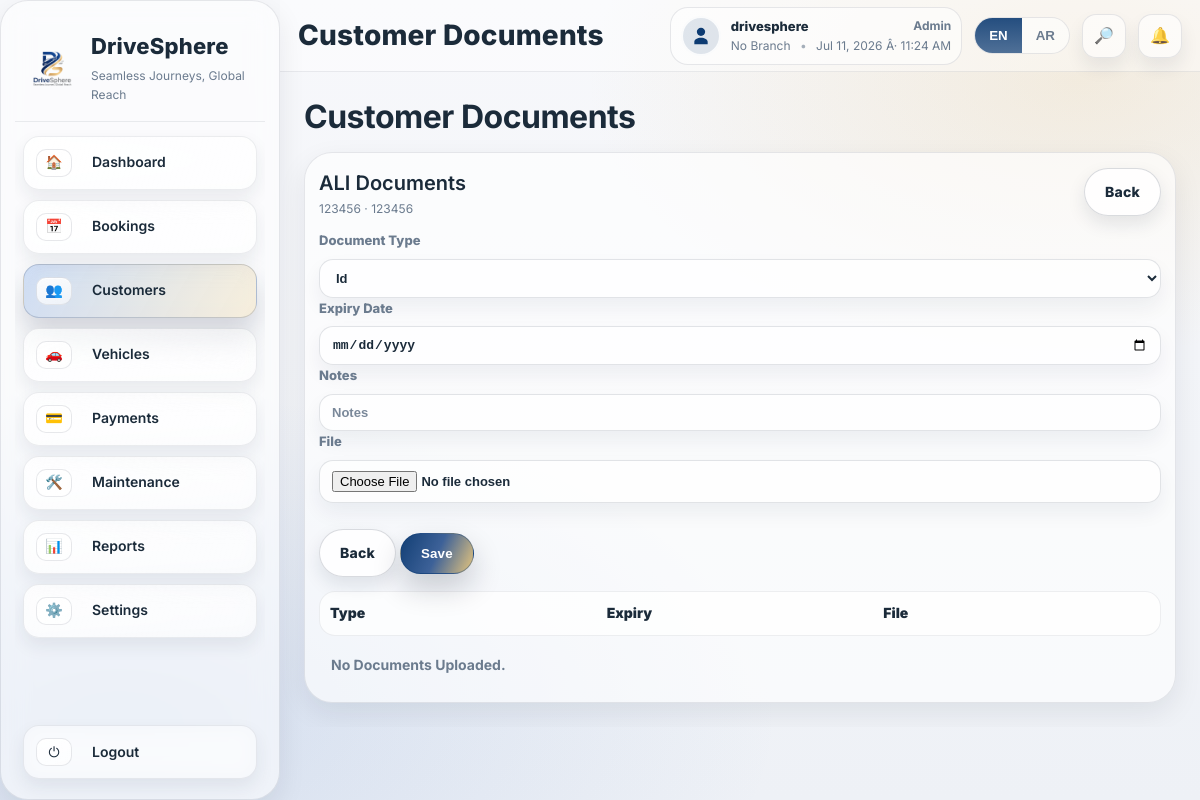
Screenshot of /customers/1/documents/ (signed in) with the database file from the repository.
### apps/settings_app/models.py (models this page shows, shortened)
class BusinessProfile(TimeStampedModel):
    business_name = models.CharField(max_length=200, blank=True, default="")
    short_code = models.CharField(max_length=10, blank=True, default="")
    business_name_ar = models.CharField(max_length=200, blank=True, default="")
    commercial_registration_number = models.CharField(max_length=100, blank=True, default="")
    vat_no = models.CharField(max_length=100, blank=True, default="")
    address = models.CharField(max_length=300, blank=True, default="")
    address_ar = models.CharField(max_length=300, blank=True, default="")
    phone_number = models.CharField(max_length=60, blank=True, default="")
    phone_number_ar = models.CharField(max_length=60, blank=True, default="")
    email = models.EmailField(blank=True, default="")
    email_ar = models.EmailField(blank=True, default="")
    website = models.CharField(max_length=200, blank=True, default="")
    website_ar = models.CharField(max_length=200, blank=True, default="")
    currency_code = models.CharField(max_length=10, blank=True, default="OMR")
    currency_symbol = models.CharField(max_length=10, blank=True, default="﷼")
    exchange_rates = models.JSONField(blank=True, default=dict)
    exchange_rates_updated_at = models.DateTimeField(null=True, blank=True)
    logo = models.ImageField(upload_to="business/logo/", null=True, blank=True)
    class Meta:
        verbose_name = "Business Profile"
        verbose_name_plural = "Business Profile"
    @classmethod
    def get_solo(cls):
        obj = cls.objects.first()
        if not obj:
            obj = cls.objects.create()
        return obj

### apps/accounts/models.py (models this page shows, shortened)
class User(AbstractUser, TimeStampedModel):
    LANGUAGE_CHOICES = (
        ("en", "English"),
        ("ar", "Arabic"),
    )
    username = models.CharField(max_length=150, unique=True, null=True, blank=True)
    email = models.EmailField(unique=True)
    phone_number = models.CharField(max_length=30, blank=True, default="")
    nationality = models.CharField(max_length=60, blank=True, default="")
    role = models.ForeignKey(Role, on_delete=models.SET_NULL, null=True, blank=True)
    default_branch = models.ForeignKey(Branch, on_delete=models.SET_NULL, null=True, blank=True)
    preferred_language = models.CharField(max_length=2, choices=LANGUAGE_CHOICES, default="en")
    USERNAME_FIELD = "email"
    REQUIRED_FIELDS = ["username"]
    objects = UserManager()

class Role(TimeStampedModel):
    ROLE_CHOICES = (
        ("ADMIN", "Admin"),
        ("MANAGER", "Manager"),
        ("AGENT", "Agent"),
        ("MECHANIC", "Mechanic"),
        ("ACCOUNTANT", "Accountant"),
        ("VIEWER", "Viewer"),
    )
    code = models.CharField(max_length=30, choices=ROLE_CHOICES, unique=True)
    name = models.CharField(max_length=60)

### apps/customers/models.py (models this page shows, shortened)
class Customer(TimeStampedModel):
    ID_TYPE_CHOICES = (
        ("PASSPORT", "Passport"),
        ("ID", "Id"),
        ("LICENSE", "License"),
    )
    name = models.CharField(max_length=140)
    id_type = models.CharField(max_length=20, choices=ID_TYPE_CHOICES, default="ID")
    id_number = models.CharField(max_length=80, blank=True, default="")
    phone_number = models.CharField(max_length=40, blank=True, default="")
    email = models.EmailField(blank=True, default="")
    address = models.CharField(max_length=300, blank=True, default="")
    license_number = models.CharField(max_length=80, blank=True, default="")
    license_issuer = models.CharField(max_length=80, blank=True, default="")
    license_issue_date = models.DateField(null=True, blank=True)
    license_expiry_date = models.DateField(null=True, blank=True)
    notes = models.TextField(blank=True, default="")
    is_active = models.BooleanField(default=True)
    class Meta:
        ordering = ["name"]

### apps/customers/views.py (the view, shortened to what this page needs)
# urls.py: path("customers/<int:customer_id>/documents/", views.customer_documents_page, name="customer_documents_page"),
@login_required
def customer_documents_page(request, customer_id: int):
    if not has_perm(request.user, "customers.view"):
        return render(request, "errors/403.html", status=403)
    customer = get_object_or_404(Customer, id=customer_id)
    error = ""
    context = {
        "title": "Customer Documents",
        "page_title": "Customer Documents",
        "customer": customer,
        "error": error,
    }
    return render(request, "customers/customer_documents.html", context)

### templates/customers/customer_documents.html (shortened to what this page needs)
{% extends "base/_app_shell.html" %}
{% load permissions_tags %}
{% block heading %}{% if request.session.ui_lang == 'ar' %}مستندات العميل{% else %}Customer Documents{% endif %}{% endblock %}
{% block content %}
  <div class="ds-card ds-card--wide">
    <div class="ds-card__head">
      <div>
        <div class="ds-card__title">{{ customer.name }} {% if request.session.ui_lang == 'ar' %}مستندات{% else %}Documents{% endif %}</div>
        <div class="ds-card__sub">{{ customer.phone_number|default:"-" }} · {{ customer.id_number|default:"-" }}</div>
      </div>
      <a class="ds-btn ds-btn--ghost" href="/customers/">{% if request.session.ui_lang == 'ar' %}رجوع{% else %}Back{% endif %}</a>
    </div>
    {% if request.user|has_perm:'customers.manage' %}
      <form method="post" enctype="multipart/form-data" class="ds-form" style="margin-top:12px;">
        <div class="ds-formGrid">
          <div class="ds-field">
            <label class="ds-label">{% if request.session.ui_lang == 'ar' %}نوع المستند{% else %}Document Type{% endif %}</label>
              <select class="ds-input" name="doc_type">
                <option value="ID">{% if request.session.ui_lang == 'ar' %}هوية{% else %}Id{% endif %}</option>
              </select>
          </div>
            <div class="ds-field">
              <label class="ds-label">{% if request.session.ui_lang == 'ar' %}تاريخ الانتهاء{% else %}Expiry Date{% endif %}</label>
              <input class="ds-input" name="expiry_date" type="date">
            </div>
            <div class="ds-field" style="grid-column:1/-1;">
              <label class="ds-label">{% if request.session.ui_lang == 'ar' %}ملاحظات{% else %}Notes{% endif %}</label>
              <input class="ds-input" name="notes" placeholder="{% if request.session.ui_lang == 'ar' %}ملاحظات{% else %}Notes{% endif %}">
            </div>
            <div class="ds-field" style="grid-column:1/-1;">
              <label class="ds-label">{% if request.session.ui_lang == 'ar' %}ملف{% else %}File{% endif %}</label>
              <input class="ds-input" name="file" type="file" required>
            </div>
        </div>
        <div class="ds-wizard__actions" style="margin-top:12px;">
            <a class="ds-btn ds-btn--ghost" href="/customers/">{% if request.session.ui_lang == 'ar' %}رجوع{% else %}Back{% endif %}</a>
            <button class="ds-btn ds-btn--primary" type="submit">{% if request.session.ui_lang == 'ar' %}حفظ{% else %}Save{% endif %}</button>
        </div>
      </form>
    {% endif %}
    <div style="margin-top: 14px;" class="ds-table">
      <div class="ds-table__row ds-table__row--head" style="grid-template-columns: 1fr 1fr 1fr;">
        <div>{% if request.session.ui_lang == 'ar' %}النوع{% else %}Type{% endif %}</div><div>{% if request.session.ui_lang == 'ar' %}انتهاء{% else %}Expiry{% endif %}</div><div>{% if request.session.ui_lang == 'ar' %}ملف{% else %}File{% endif %}</div>
      </div>
      {% for d in customer.documents.all %}
        <div class="ds-table__row" style="grid-template-columns: 1fr 1fr 1fr;">
          <div>{{ d.get_doc_type_display }}</div>
          <div>{{ d.expiry_date|default:"-" }}</div>
          <div><a class="ds-link" href="{{ d.file.url }}" target="_blank">{% if request.session.ui_lang == 'ar' %}فتح{% else %}Open{% endif %}</a></div>
        </div>
      {% empty %}
        <div class="ds-muted" style="padding: 12px;">{% if request.session.ui_lang == 'ar' %}لا توجد مستندات مرفوعة.{% else %}No Documents Uploaded.{% endif %}</div>
      {% endfor %}
    </div>
  </div>
{% endblock %}

### templates/base/_app_shell.html (shortened to what this page needs)
{% load static %}
{% with ui_lang=request.session.ui_lang|default:request.user.preferred_language|default:"en" %}
<!DOCTYPE html>
<html lang="{{ ui_lang }}" dir="{% if ui_lang == 'ar' %}rtl{% else %}ltr{% endif %}">
<head>
  <link rel="stylesheet" href="{% static 'css/theme.css' %}">
  <link rel="stylesheet" href="{% static 'css/ds-responsive.css' %}">
  <link rel="stylesheet" href="{% static 'css/app.css' %}">
</head>
<body class="ds-body min-h-screen{% if ui_lang == 'ar' %} is-rtl{% endif %}">
  <div class="flex h-screen overflow-hidden ds-shell">
    {% include "base/_sidebar.html" with ui_lang=ui_lang %}
    <div class="flex-1 flex flex-col min-w-0">
      <div class="ds-topbar">
        <div class="ds-topbar__left">
          <h1 class="ds-page-title">{% block heading %}Dashboard{% endblock %}</h1>
        </div>
        <div class="ds-topbar__right">
          <div class="ds-user">
            <span class="ds-user__avatar ds-user__avatar--icon" aria-hidden="true">
              <svg viewBox="0 0 24 24" role="img" aria-label="User">
                <path d="M12 12c2.761 0 5-2.239 5-5S14.761 2 12 2 7 4.239 7 7s2.239 5 5 5Zm0 2c-4.418 0-8 2.239-8 5v3h16v-3c0-2.761-3.582-5-8-5Z" />
              </svg>
            </span>
            <div class="ds-user__meta">
              <div class="ds-user__top">
                <div class="ds-user__name">{{ request.user.username|default:request.user.email|cut:'@local' }}</div>
                {% if request.user.role %}
                  <div class="ds-user__role">
                    {% if request.session.ui_lang == 'ar' %}
                      {% with rc=request.user.role.code %}
                        {% if rc == 'ADMIN' %}مشرف{% elif rc == 'MANAGER' %}مدير{% elif rc == 'AGENT' %}وكيل{% elif rc == 'MECHANIC' %}فني{% elif rc == 'ACCOUNTANT' %}محاسب{% elif rc == 'VIEWER' %}مُشاهد{% else %}{{ request.user.role.name|default:request.user.role.code }}{% endif %}
                      {% endwith %}
                    {% else %}
                      {{ request.user.role.name|default:request.user.role.code }}
                    {% endif %}
                  </div>
                {% endif %}
              </div>
              <div class="ds-user__sub">
                {% if ui_lang == 'ar' %}
                  <span id="dsClock">--</span>
                  <span class="ds-dot">•</span>
                  {% if ds_active_branch %}{{ ds_active_branch.name }}{% else %}لا يوجد فرع{% endif %}
                {% else %}
                  {% if ds_active_branch %}{{ ds_active_branch.name }}{% else %}No Branch{% endif %}
                  <span class="ds-dot">•</span>
                  <span id="dsClock">--</span>
                {% endif %}
              </div>
            </div>
          </div>
          <div class="ds-lang-toggle" title="{% if ui_lang == 'ar' %}اللغة{% else %}Language{% endif %}">
            <button class="ds-lang-toggle__btn {% if ui_lang == 'en' %}is-active{% endif %}" type="button" data-lang="en">EN</button>
            <button class="ds-lang-toggle__btn {% if ui_lang == 'ar' %}is-active{% endif %}" type="button" data-lang="ar">AR</button>
          </div>
          <div class="ds-topbar__dropdown" data-dropdown>
            <button class="ds-topbar__pill ds-topbar__pill--search" type="button" data-dropdown-toggle="search" aria-expanded="false" aria-controls="ds-search-panel">
              <span class="ds-pill__icon">🔎</span>
            </button>
          </div>
          <div class="ds-topbar__dropdown" data-dropdown>
            <button class="ds-topbar__pill ds-topbar__pill--notify" type="button" data-dropdown-toggle="notify" aria-expanded="false" aria-controls="ds-notify-panel">
              <span class="ds-pill__icon">🔔</span>
            </button>
          </div>
        </div>
      </div>
      <main class="p-4 sm:p-6 overflow-y-auto min-w-0">
        <div class="ds-pageHeader" id="ds-page-header">
          <div>
            <h2 class="ds-pageHeader__title" id="ds-page-header-title"></h2>
          </div>
        </div>
        {% block content %}{% endblock %}
      </main>
    </div>
  </div>
</body>
</html>
{% endwith %}

### templates/base/_sidebar.html (shortened to what this page needs)
{% load static %}
{% with ui_lang=ui_lang|default:request.session.ui_lang|default:request.user.preferred_language|default:"en" %}
<aside class="ds-sidebar">
  {% with business_name_ar=ds_business.business_name_ar|default:ds_business.business_name|default:"DriveSphere" %}
    {% if ui_lang == "ar" %}
      <div class="ds-sidebar__brand">
        <div class="ds-brand__text" dir="rtl">
          <div class="ds-brand__name">{{ ds_business.business_name_ar|default:ds_business.business_name|default:"DriveSphere" }}</div>
          <div class="ds-brand__tagline">رحلات سلسة، حضور عالمي</div>
        </div>
        {% if ds_business.logo %}
          <img class="ds-brand__logo" src="{{ ds_business.logo.url }}" alt="{{ business_name_ar }}">
        {% else %}
          <img class="ds-brand__logo" src="{% static 'img/logo/logo.png' %}" alt="{{ business_name_ar }}">
        {% endif %}
      </div>
    {% else %}
      <div class="ds-sidebar__brand">
        {% if ds_business.logo %}
          <img class="ds-brand__logo" src="{{ ds_business.logo.url }}" alt="{{ ds_business.business_name|default:'DriveSphere' }}">
        {% else %}
          <img class="ds-brand__logo" src="{% static 'img/logo/logo.png' %}" alt="DriveSphere">
        {% endif %}
        <div class="ds-brand__text">
          <div class="ds-brand__name">{{ ds_business.business_name|default:"DriveSphere" }}</div>
          <div class="ds-brand__tagline">Seamless Journeys, Global Reach</div>
        </div>
      </div>
    {% endif %}
  {% endwith %}
  <nav class="ds-nav">
    <a class="ds-nav__item {% if request.path == '/dashboard/' or request.path == '/' %}is-active{% endif %}" href="/dashboard/">
      <span class="ds-nav__icon">🏠</span>
      <span class="ds-nav__label">{% if ui_lang == "ar" %}لوحة التحكم{% else %}Dashboard{% endif %}</span>
    </a>
    <a class="ds-nav__item {% if request.path|slice:':10' == '/bookings/' %}is-active{% endif %}" href="/bookings/">
      <span class="ds-nav__icon">📅</span>
      <span class="ds-nav__label">{% if ui_lang == "ar" %}الحجوزات{% else %}Bookings{% endif %}</span>
    </a>
    <a class="ds-nav__item {% if request.path|slice:':11' == '/customers/' %}is-active{% endif %}" href="/customers/">
      <span class="ds-nav__icon">👥</span>
      <span class="ds-nav__label">{% if ui_lang == "ar" %}العملاء{% else %}Customers{% endif %}</span>
    </a>
    <a class="ds-nav__item {% if request.path|slice:':10' == '/vehicles/' %}is-active{% endif %}" href="/vehicles/">
      <span class="ds-nav__icon">🚗</span>
      <span class="ds-nav__label">{% if ui_lang == "ar" %}المركبات{% else %}Vehicles{% endif %}</span>
    </a>
    <a class="ds-nav__item {% if request.path|slice:':10' == '/payments/' %}is-active{% endif %}" href="/payments/">
      <span class="ds-nav__icon">💳</span>
      <span class="ds-nav__label">{% if ui_lang == "ar" %}المدفوعات{% else %}Payments{% endif %}</span>
    </a>
    <a class="ds-nav__item {% if request.path|slice:':13' == '/maintenance/' %}is-active{% endif %}" href="/maintenance/">
      <span class="ds-nav__icon">🛠️</span>
      <span class="ds-nav__label">{% if ui_lang == "ar" %}الصيانة{% else %}Maintenance{% endif %}</span>
    </a>
    <a class="ds-nav__item {% if request.path|slice:':9' == '/reports/' %}is-active{% endif %}" href="/reports/">
      <span class="ds-nav__icon">📊</span>
      <span class="ds-nav__label">{% if ui_lang == "ar" %}التقارير{% else %}Reports{% endif %}</span>
    </a>
    <a class="ds-nav__item {% if request.path|slice:':10' == '/settings/' %}is-active{% endif %}" href="/settings/general/">
      <span class="ds-nav__icon">⚙️</span>
      <span class="ds-nav__label">{% if ui_lang == "ar" %}الإعدادات{% else %}Settings{% endif %}</span>
    </a>
  </nav>
  <div class="ds-sidebar__footer">
    <a class="ds-nav__item ds-nav__item--logout" href="/logout/">
      <span class="ds-nav__icon">⏻</span>
      <span class="ds-nav__label">{% if ui_lang == "ar" %}تسجيل الخروج{% else %}Logout{% endif %}</span>
    </a>
  </div>
</aside>
{% endwith %}

### rows the page displays
BusinessProfile: business_name "DriveSphere"
User: user.username "drivesphere", user.role.name "Admin", doc_type "Id"
Customer: name "ALI", phone_number "123456", id_number "123456"
